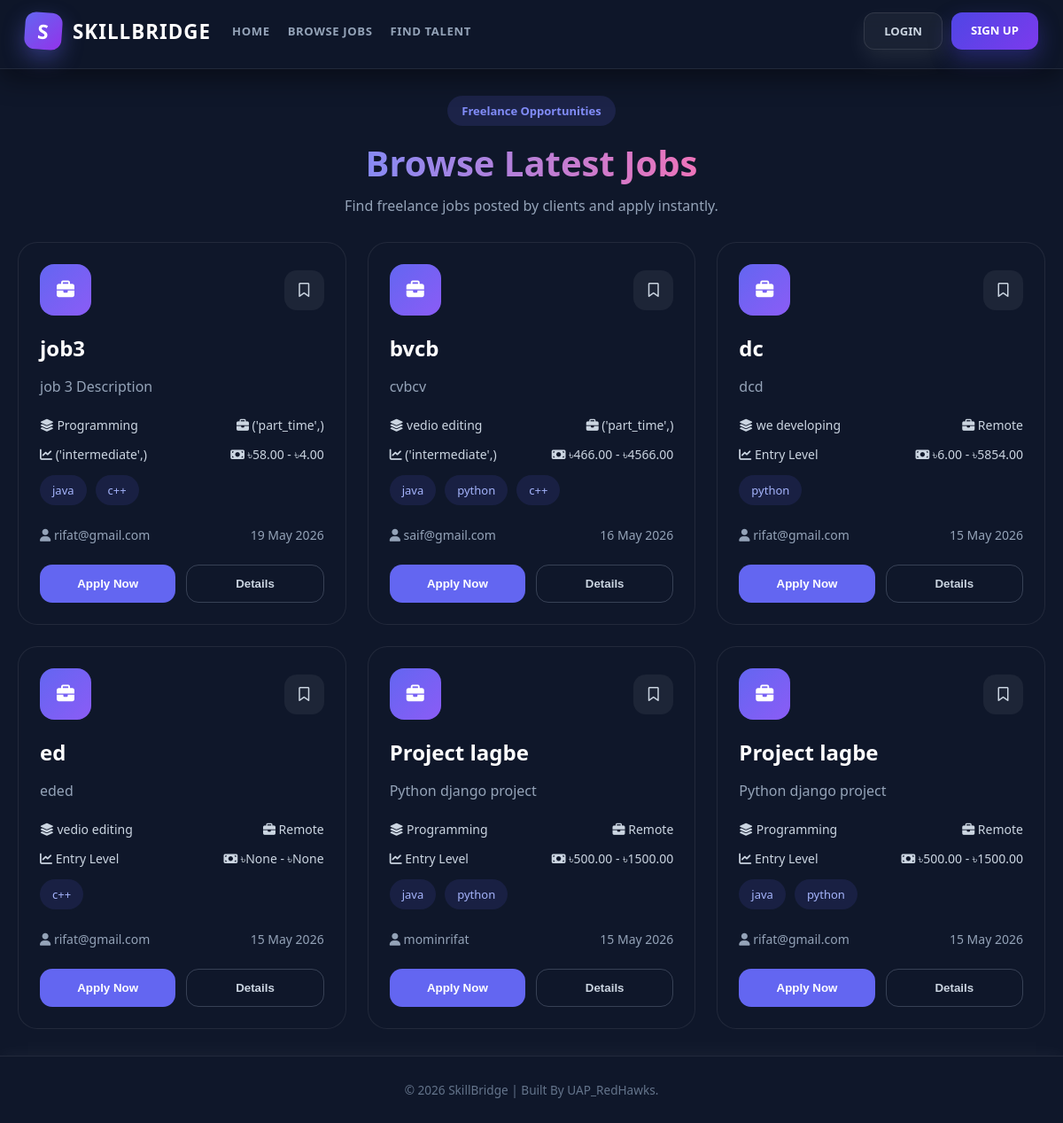
The app's page /jobs/, older data.
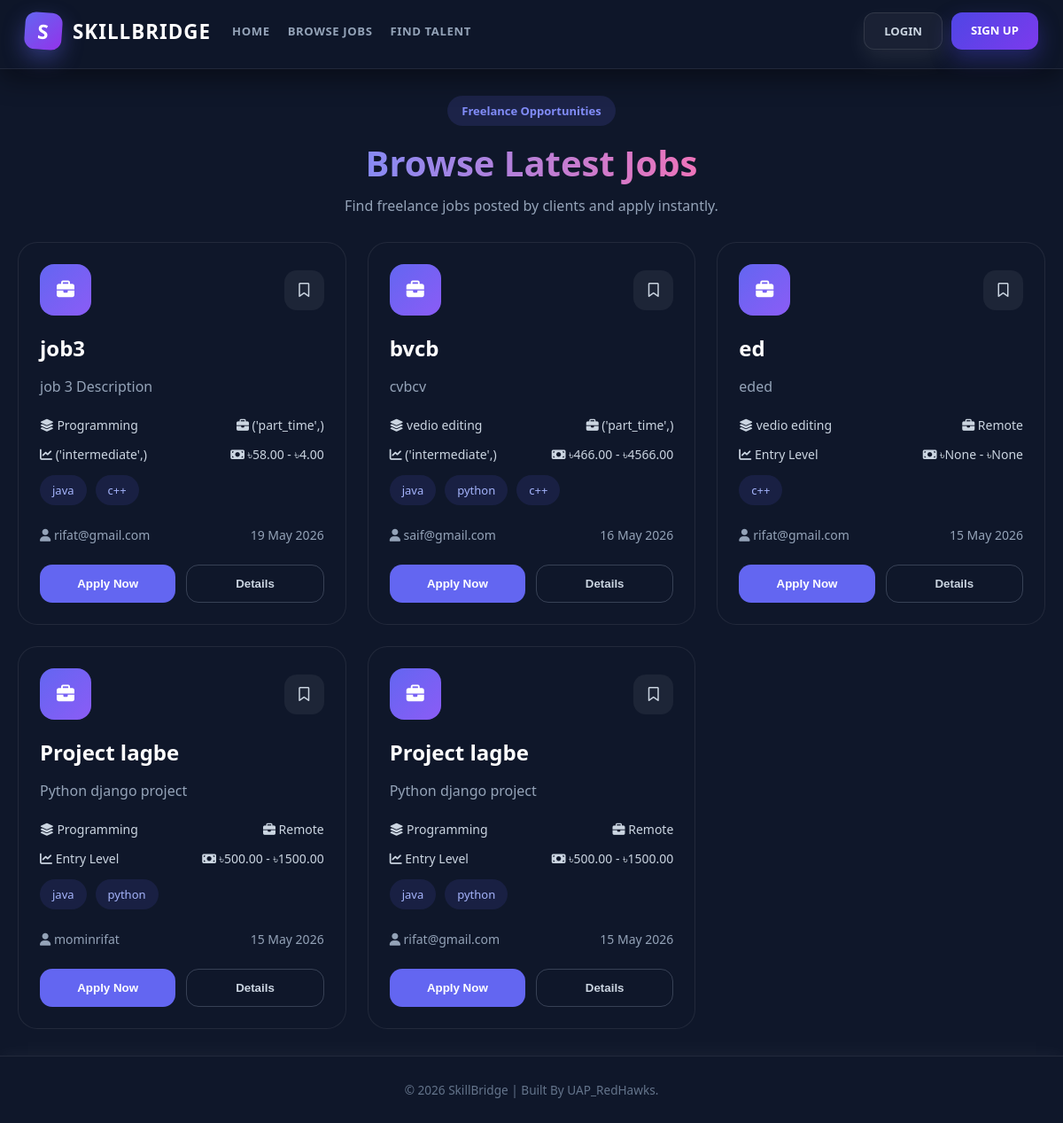
The same page, newer data.
### jobs/models.py (models this page shows, shortened)
class Job(models.Model):
    exp_lvl_choice = (
        ('entry', 'Entry Level'),
        ('intermediate', 'Intermediate'),
        ('expert', 'Expert'),
    )
    job_type_chois = (
        ('full_time', 'Full Time'),
        ('part_time', 'Part Time'),
        ('remote', 'Remote'),
        ('contract', 'Contract'),
    )
    client = models.ForeignKey(
        User,
        on_delete=models.CASCADE,
        related_name='posted_jobs'
    )
    title = models.CharField(max_length=255)
    description = models.TextField()
    category = models.ForeignKey(
        JobCategory,
        on_delete=models.SET_NULL,
        null=True,
        blank=True
    )
    skills_required = models.ManyToManyField(Skill, blank=True)
    experience_level = models.CharField(
        max_length=20,
        choices=exp_lvl_choice,
        default='entry'
    )
    job_type = models.CharField(
        max_length=20,
        choices=job_type_chois,
        default='remote'
    )
    budget_min = models.DecimalField(
        max_digits=10,
        decimal_places=2,
        null=True,
        blank=True
    )
    budget_max = models.DecimalField(
        max_digits=10,
        decimal_places=2,
        null=True,
        blank=True
    )
    deadline = models.DateField(null=True, blank=True)
    is_active = models.BooleanField(default=True)
    created_at = models.DateTimeField(auto_now_add=True)

class JobCategory(models.Model):
    name = models.CharField(max_length=100)

class Skill(models.Model):
    name = models.CharField(max_length=100)

### core/views.py (the view)
# urls.py: path('jobs/', views.guest_job_list, name='guest_job_list'),
def guest_job_list(request):
    jobs = Job.objects.filter(is_active=True).order_by('-created_at')
    return render(request, 'core/alljob.html', {'jobs': jobs})

### templates/core/alljob.html (shortened to what this page needs)
{% extends 'core/base.html' %}
{% load static %}
{% block extra_css %}
  <link rel="stylesheet" href="{% static 'css/core/alljob.css' %}" />
  <link rel="stylesheet" href="https://cdnjs.cloudflare.com/ajax/libs/font-awesome/6.5.1/css/all.min.css" />
{% endblock %}
{% block guest_content %}
  <div class="job-page">
    <div class="job-top">
        <div>
            <span class="job-tag">
                Freelance Opportunities
            </span>
            <h1>
                Browse Latest Jobs
            </h1>
            <p>
                Find freelance jobs posted by clients and apply instantly.
            </p>
        </div>
    </div>
    <div class="job-grid">
        {% for job in jobs %}
        <div class="job-card">
            <div class="job-card-top">
                <div class="job-icon">
                    <i class="fas fa-briefcase"></i>
                </div>
                <div class="top-actions">
                    {% if job.id in saved_jobs %}
                    <button class="bookmark-btn saved">
                        <i class="fas fa-bookmark"></i>
                    </button>
                    {% else %}
                    <a href="{% url 'save_job' job.id %}" class="bookmark-btn">
                        <i class="far fa-bookmark"></i>
                    </a>
                    {% endif %}
                </div>
            </div>
            <h2>{{ job.title }}</h2>
            <p class="job-description">
                {{ job.description|truncatewords:25 }}
            </p>
            <div class="job-meta">
                <span>
                    <i class="fas fa-layer-group"></i>
                    {{ job.category.name }}
                </span>
                <span>
                    <i class="fas fa-briefcase"></i>
                    {{ job.get_job_type_display }}
                </span>
            </div>
            <div class="job-meta">
                <span>
                    <i class="fas fa-chart-line"></i>
                    {{ job.get_experience_level_display }}
                </span>
                <span>
                    <i class="fas fa-money-bill"></i>
                    ৳{{ job.budget_min }} - ৳{{ job.budget_max }}
                </span>
            </div>
            <div class="job-skills">
                {% for skill in job.skills_required.all %}
                <span class="skill-tag">
                    {{ skill.name }}
                </span>
                {% endfor %}
            </div>
            <div class="job-footer">
                <div class="job-user">
                    <i class="fas fa-user"></i>
                    {{ job.client.username }}
                </div>
                <div class="job-date">
                    {{ job.created_at|date:"d M Y" }}
                </div>
            </div>
            <div class="btn-group">
                {% if job.id in applied_jobs %}
                <button class="apply-btn applied">
                    Applied
                </button>
                {% else %}
                <button
                    class="apply-btn"
                    onclick="openApplyModal('applyModal{{ job.id }}')">
                    Apply Now
                </button>
                {% endif %}
                <button
                    class="details-btn"
                    onclick="openModal('modal{{ job.id }}')">
                    Details
                </button>
            </div>
        </div>
        {% endfor %}
    </div>
</div>
{% endblock %}

### templates/core/base.html (shortened to what this page needs)
{% load static %}
<!DOCTYPE html>
<html lang="en">
  <head>
    <link rel="stylesheet" href="https://cdnjs.cloudflare.com/ajax/libs/font-awesome/6.0.0/css/all.min.css" />
    <link rel="stylesheet" href="{% static 'css/core/base.css' %}" />
    {% block extra_css %}{% endblock %}
  </head>
  <body>
    <nav class="navbar">
      <div class="nav-container">
        <div class="nav-left">
          <a href="/" class="brand-logo"><div class="logo-box">S</div>SKILLBRIDGE</a>
          {% if not user.is_authenticated %}
            <div class="nav-links desktop-menu">
              <a href="{% url 'home' %}" class="nav-item">Home</a>
              <a href="{% url 'guest_job_list' %}" class="nav-item">Browse Jobs</a>
              <a href="{% url 'guest_talents_list' %}" class="nav-item">Find Talent</a>
            </div>
          {% endif %}
        </div>
        <div class="nav-right">
          {% if user.is_authenticated %}
            <a href="{% url 'nochat' %}" class="message-btn"><i class="fas fa-message"></i></a>
            <div class="user-info">
              <div class="user-avatar">{{ user.username.0|upper }}</div>
              <span class="user-name">{{ user.username }}</span>
            </div>
          {% else %}
            <div class="auth-desktop">
              <a href="{% url 'login' %}" class="btn-login">Login</a>
              <a href="{% url 'signup' %}" class="btn-signup">Sign Up</a>
            </div>
          {% endif %}
        </div>
      </div>
    </nav>
    {% if user.is_authenticated %}
      <div class="dashboard-layout">
        {% with current=request.path %}
          <aside class="sidebar">
            {% if request.session.role == 'freelancer' %}
              <div class="role-badge freelancer">Freelancer</div>
              <a href="{% url 'freelencerdashboard' %}" class="sidebar-item {% if request.resolver_match.url_name == 'freelencerdashboard' %}active{% endif %}">
                <i class="fas fa-chart-line"></i>Dashboard
              </a>
              <a href="{% url 'freelancerprofile' %}" class="sidebar-item {% if request.resolver_match.url_name == 'freelancerprofile' %}active{% endif %}">
                <i class="fas fa-user"></i>My Profile
              </a>
              <a href="{% url 'job_list' %}" class="sidebar-item {% if request.resolver_match.url_name == 'job_list' %}active{% endif %}">
                <i class="fas fa-briefcase"></i>Browse Jobs
              </a>
              <a href="{% url 'my_applications' %}" class="sidebar-item {% if request.resolver_match.url_name == 'my_applications' %}active{% endif %}">
                <i class="fas fa-file"></i>My Applications
              </a>
              <a href="{% url 'saved_jobs' %}" class="sidebar-item {% if request.resolver_match.url_name == 'saved_jobs' %}active{% endif %}">
                <i class="fas fa-bookmark"></i>Saved Jobs
              </a>
              <a href="{% url 'nochat' %}" class="sidebar-item {% if request.resolver_match.url_name == 'nochat' %}active{% endif %}">
                <i class="fas fa-message"></i>Messages
              </a>
              <a href="{% url 'frereview' %}" class="sidebar-item {% if request.resolver_match.url_name == 'frereview' %}active{% endif %}">
                <i class="fas fa-star"></i>Reviews
              </a>
            {% else %}
              <div class="role-badge client">Client</div>
              <a href="{% url 'clientdashboard' %}" class="sidebar-item {% if request.resolver_match.url_name == 'clientdashboard' %}active{% endif %}">
                <i class="fas fa-chart-line"></i>Dashboard
              </a>
              <a href="{% url 'clientprofile' %}" class="sidebar-item {% if request.resolver_match.url_name == 'clientprofile' %}active{% endif %}">
                <i class="fas fa-user"></i>My Profile
              </a>
              <a href="{% url 'client_jobs' %}" class="sidebar-item {% if request.resolver_match.url_name == 'client_jobs' %}active{% endif %}">
                <i class="fas fa-briefcase"></i>Manage Jobs
              </a>
              <a href="{% url 'post_job' %}" class="sidebar-item {% if request.resolver_match.url_name == 'post_job' %}active{% endif %}">
                <i class="fas fa-plus"></i>Post a Job
              </a>
              <a href="{% url 'findtalents' %}" class="sidebar-item {% if request.resolver_match.url_name == 'findtalents' %}active{% endif %}">
                <i class="fas fa-users"></i>Find Talent
              </a>
              <a href="{% url 'nochat' %}" class="sidebar-item {% if request.resolver_match.url_name == 'nochat' %}active{% endif %}">
                <i class="fas fa-message"></i>Messages
              </a>
              <a href="{% url 'frereview' %}" class="sidebar-item {% if request.resolver_match.url_name == 'frereview' %}active{% endif %}">
                <i class="fas fa-star"></i>Reviews
              </a>
            {% endif %}
            <a href="{% url 'logout' %}" class="sidebar-item logout-sidebar">
              <i class="fas fa-right-from-bracket"></i>Logout
            </a>
          </aside>
        {% endwith %}
        <main class="dashboard-content">
          {% block content %}{% endblock %}
        </main>
      </div>
    {% else %}
      <main class="main-wrapper">
        {% block guest_content %}{% endblock %}
      </main>
    {% endif %}
    <footer class="footer">
      <div class="footer-content">&copy; 2026 SkillBridge | Built By UAP_RedHawks.</div>
    </footer>
  </body>
</html>

### static/css/core/base.css (style rules this page uses)
* { margin: 0; padding: 0; box-sizing: border-box; }
html, body { scroll-behavior: smooth; margin: 0; width: 100%; min-height: 100%; }
body { display: flex; flex-direction: column; background: #0f172a; color: #e2e8f0; font-family: 'Segoe UI', Tahoma, Geneva, Verdana, sans-serif; overflow-x: hidden; padding-right: 0 !important; min-height: 100vh; margin: 0; padding: 0; padding-top: 78px; }
.main-wrapper { display: flex; flex-direction: column; padding: 0; width: 100%; }
.navbar { height: 78px; position: fixed; top: 0; left: 0; right: 0; width: auto; z-index: 9999; background: rgba(15, 23, 42, 0.75); backdrop-filter: blur(15px); -webkit-backdrop-filter: blur(15px); border-bottom: 1px solid rgba(255, 255, 255, 0.08); padding: 14px 0; transition: 0.3s ease; box-shadow: 0 10px 30px rgba(0, 0, 0, 0.45); }
.nav-container { max-width: 1500px; margin: 0 auto; padding: 0 28px; display: flex; justify-content: space-between; align-items: center; }
.nav-left, .nav-right, .nav-links { display: flex; align-items: center; gap: 24px; }
.nav-left { flex: 1; }
.brand-logo { display: flex; align-items: center; gap: 12px; font-size: 1.4rem; font-weight: 900; color: #ffffff; text-decoration: none; letter-spacing: 1px; }
.logo-box { width: 42px; height: 42px; background: linear-gradient(135deg, #6366f1, #9333ea); border-radius: 12px; display: flex; justify-content: center; align-items: center; transform: rotate(4deg); font-weight: 900; color: white; box-shadow: 0 10px 25px rgba(99, 102, 241, 0.4); }
.nav-item { text-decoration: none; color: #94a3b8; font-size: 0.82rem; font-weight: 700; text-transform: uppercase; letter-spacing: 0.6px; transition: 0.3s; position: relative; }
.btn-login { background: rgba(255, 255, 255, 0.05); color: #cbd5e1; text-decoration: none; font-weight: 700; font-size: 0.82rem; text-transform: uppercase; border-radius: 12px; transition: 0.3s; border: 1px solid rgba(255, 255, 255, 0.1); padding: 11px 22px; box-shadow: 0 10px 25px rgba(255, 255, 255, 0.08); }
.btn-signup { background: linear-gradient(135deg, #4f46e5, #7c3aed); color: white; padding: 11px 22px; border-radius: 12px; text-decoration: none; text-transform: uppercase; font-weight: 700; font-size: 0.82rem; transition: 0.3s ease; box-shadow: 0 10px 25px rgba(79, 70, 229, 0.35); }
.nav-container { display: flex; justify-content: space-between; align-items: center; padding: 0 28px; }
.main-wrapper { flex: 1; width: 100%; display: flex; flex-direction: column; }
.footer { border-top: 1px solid rgba(255, 255, 255, 0.08); padding: 28px 0; background: #0f172a; display: flex; justify-content: center; align-items: center; margin-top: auto; box-shadow: 0 0 20px rgba(255, 255, 255, 0.05); }
.footer-content { color: #64748b; font-size: 0.85rem; font-weight: 500; }
body, html { transform: none !important; }
.navbar { z-index: 99999 !important; }
.desktop-menu { display: flex; gap: 20px; }
.auth-desktop { display: flex; gap: 10px; }

Row changes from the older to the newer data that the page shows:
removed Job: title "dc", description "dcd", category.name "we developing", job_type "Remote", experience_level "Entry Level", budget_min "6.00", budget_max "5854.00", client.username "rifat@gmail.com", created_at "15 May 2026", Skill (name "python")
